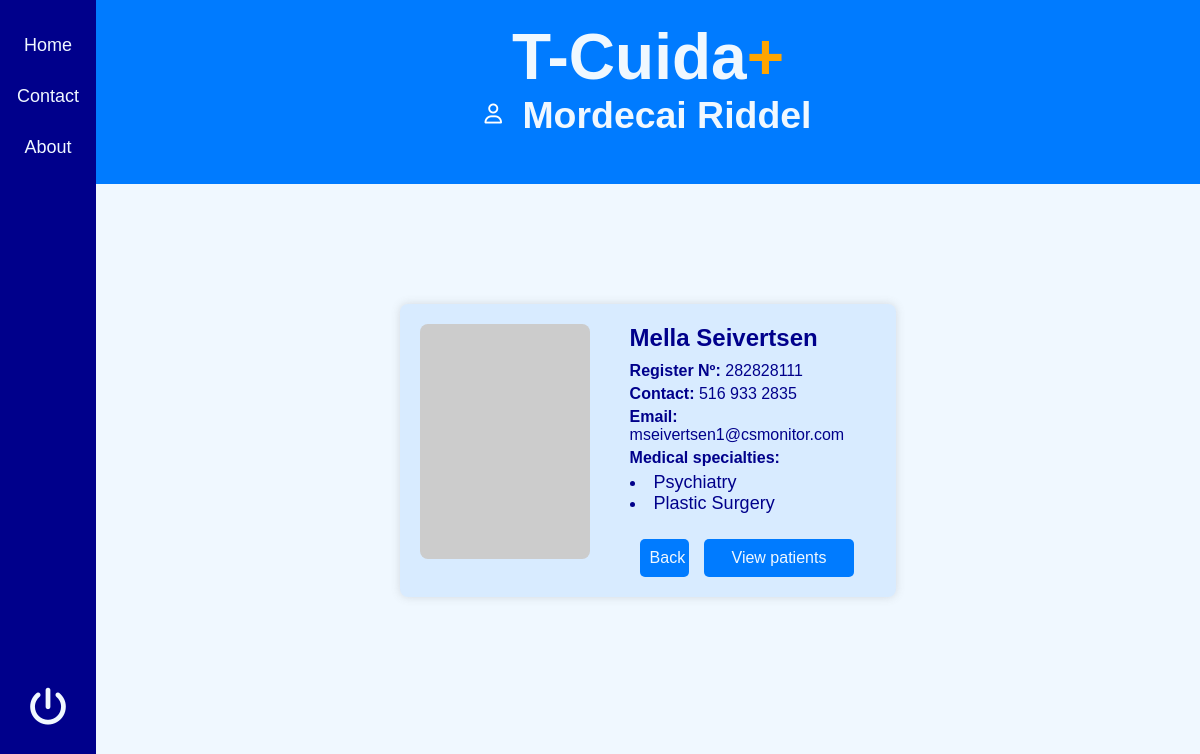
/viewDoctor.php?idMed=2 (signed in), run on the app's committed database.
### tables this page shows
CREATE TABLE `medico` (
  `idMed` int(11) NOT NULL,
  `nomMed` varchar(100) NOT NULL,
  `apeMed` varchar(100) NOT NULL,
  `numColegiado` varchar(9) DEFAULT NULL,
  `contactoMed` varchar(20) NOT NULL,
  `emailMed` varchar(100) NOT NULL,
  `fotoMed` varchar(255) NOT NULL
);

CREATE TABLE `especialidad` (
  `idEsp` int(11) NOT NULL,
  `nomEsp` varchar(100) NOT NULL
);

### session.php (called while the page is built, shortened)
<?php
    if (!empty($_SESSION["_usuario"])) {
        $usuario = unserialize($_SESSION["_usuario"]);
    } else {
        die(header("location: http://localhost:8080/PROYECTO/"));
    }

### clases_proyecto/Usuario.php (called while the page is built, shortened)
<?php
    class Usuario {
        private string $nomUsu;
        private string $apeUsu;
        public function __toString(): string {
            return "{$this->nomUsu} {$this->apeUsu}";
        }
    }

### clases_proyecto/Medico.php (called while the page is built, shortened)
<?php
    class Medico {
        private int $idMed;
        private string $nomMed;
        private string $apeMed;
        private string $contactoMed;
        private string $numColegiado;
        private string $emailMed;
        private string $fotoMed;
        public function getIdMed(): int {
            return $this->idMed;
        }
        public function getNomMed(): string {
            return $this->nomMed;
        }
        public function getApeMed(): string {
            return $this->apeMed;
        }
        public function getNumColegiado(): string {
            return $this->numColegiado;
        }
        public function getContactoMed(): string {
            return $this->contactoMed;
        }
        public function getEmailMed(): string {
            return $this->emailMed;
        }
        public function getFotoMed(): string {
            return $this->fotoMed;
        }
    }

### viewDoctor.php (the view, shortened to what this page needs)
<?php
    require_once "./clases_proyecto/Usuario.php";
    require_once "./clases_proyecto/Medico.php";
    require_once "./session.php";
    if (!empty($_GET["idMed"])) {
        $idMed = $_GET["idMed"];
        require_once "./conexion.php";
        $sql = "SELECT * FROM medico WHERE idMed = :idMed";
        $result = $pdo->prepare($sql);
        $result->bindParam(":idMed", $idMed, PDO::PARAM_INT);
        $result->execute();
        if ($result->rowCount() > 0) {
            $medico = $result->fetchObject("Medico");
            $sql = "SELECT e.idEsp, e.nomEsp FROM especialidad e
                JOIN medico_especialidad me ON e.idEsp = me.idEsp
                WHERE me.idMed = :idMed";
            $result = $pdo->prepare($sql);
            $result->bindParam(":idMed", $idMed, PDO::PARAM_INT);
            $result->execute();
            $especialidades = [];
            while ($especialidad = $result->fetchObject()) {
                $especialidades[] = $especialidad;
            }
        } else {
            die("Doctor not found");
        }
    }
?>
<!DOCTYPE html>
<html lang="en">
<head>
    <link rel="stylesheet" href="https://cdnjs.cloudflare.com/ajax/libs/font-awesome/6.6.0/css/all.css">
    <link rel="stylesheet" href="css/styles.css">
</head>
<body id="doctor-body">
    <ul>
        <li><a href="main.php">Home</a></li>
        <li><a href="#contact">Contact</a></li>
        <li><a href="#about">About</a></li>
        <li><a href="logout.php"><i class="fa-solid fa-power-off"></i></a></li>
    </ul>
    <main>
        <header>
            <div>
                <h1>T-Cuida<span style="color: orange;">+</span></h1>
                <h3>
                    <span class="user-icon">
                        <i class="fa-regular fa-user"></i>
                    </span>
                    <?= $usuario ?>
                </h3>
            </div>
        </header>
        <div class="doctor-card">
            <div class="doctor-card-content">
                <div class="doctor-card-left">
                    <img src="<?= $medico->getFotoMed() ?>" alt="Foto de <?= $medico->getNomMed() ?>" class="doctor-photo">
                </div>
                <div class="doctor-card-right">
                    <h2><?= $medico->getNomMed() ?> <?= $medico->getApeMed() ?></h2>
                    <p><strong>Register Nº:</strong> <?= $medico->getNumColegiado() ?></p>
                    <p><strong>Contact:</strong> <?= $medico->getContactoMed() ?></p>
                    <p><strong>Email:</strong> <?= $medico->getEmailMed() ?></p>
                    <p><strong>Medical specialties:</strong></p>
                    <p id="especialidades">
                        <?php
                            if(count($especialidades) > 0) {
                                foreach ($especialidades as $especialidad) {
                                    echo "<li>". $especialidad->nomEsp ."</li>";
                                }
                            }
                        ?>
                    </p>
                    <button><a type="button" href="doctorSearch.php">Back</a></button>
                    <button><a type="button" href="patients.php?idMed=<?= $medico->getIdMed() ?>">View patients</a></button>
                </div>
            </div>
        </div>
    </main>
</body>
</html>

### css/styles.css (style rules this page uses)
* { box-sizing: border-box; margin: 0; padding: 0; }
body { font-family:'Gill Sans', 'Gill Sans MT', Calibri, 'Trebuchet MS', sans-serif; font-size: 18px; height: 100%; width: 100%; }
.fa-regular { position: absolute; right: -57px; top: 50%; transform: translateY(-50%); cursor: pointer; font-size: 16px; color: rgba(0, 0, 139, 0.6); }
ul { width: 8vw; height: 100vh; background-color: rgb(0, 0, 139); list-style-type: none; text-align: center; padding-top: 20px; margin: 0; }
li a { display: block; color: rgb(240, 248, 255); padding: 15px 16px; text-decoration: none; }
i { font-size: 38px; color: rgb(240, 248, 255); }
li i { margin-top: 500px; }
header div { width: 100%; height: 23vh; font-size: 2rem; text-align: center; padding-top: 20px; background-color: rgb(0, 123, 255); color: rgb(240, 248, 255); margin-bottom: 20px; }
main { width: 92vw; display: flex; flex-direction: column; }
button { font-size: 16px; padding: 10px 20px; border-radius: 10px; border: none; background-color: rgb(0, 0, 139); position: relative; z-index: 2; cursor: pointer; }
a { text-decoration: none; color: rgb(240, 248, 255); }
#doctor-body, #patient-body, #patients-body { display: flex; background-color: rgb(240, 248, 255); }
.user-icon { margin-right: 10px; vertical-align: middle; }
.fa-user { position: static; color: white; font-size: 20px; cursor: default; }
#doctor-body button, #patient-body button { padding: 10px; border: none; background-color: rgb(0, 123, 255); color: white; border-radius: 5px; cursor: pointer; width: 20%; margin-top: 45px; margin-left: 10px; }
.doctor-card, .patient-card { display: flex; justify-content: center; margin-top: 100px; }
.doctor-card-content, .patient-card-content { display: flex; flex-direction: row; width: 45%; border-radius: 8px; box-shadow: 0 0 10px rgba(97, 97, 97, 0.2); background-color: rgba(0, 123, 255, 0.1); color: rgb(0, 0, 139); padding: 20px; }
.doctor-card-left, .patient-card-left { flex: 1; padding-right: 20px; }
.doctor-card-right, .patient-card-right { flex: 2; padding-left: 20px; }
.doctor-photo { width: 170px; height: 235px; border-radius: 8px; object-fit: cover; }
.doctor-card h2 { font-size: 24px; margin-bottom: 10px; }
.doctor-card p { font-size: 16px; margin: 5px 0; }
#doctor-body .doctor-card-right button, #patient-body .patient-card-right button { margin-top: 20px; }
#doctor-body .doctor-card-right button:nth-of-type(2) { width: 150px; }

### data on the page
medico: nomMed "Mella", apeMed "Seivertsen", numColegiado "282828111", contactoMed "516 933 2835", emailMed "mseivertsen1@csmonitor.com"
especialidad: nomEsp "Psychiatry"
especialidad: nomEsp "Plastic Surgery"

### other printed values
$usuario "Mordecai Riddel"
